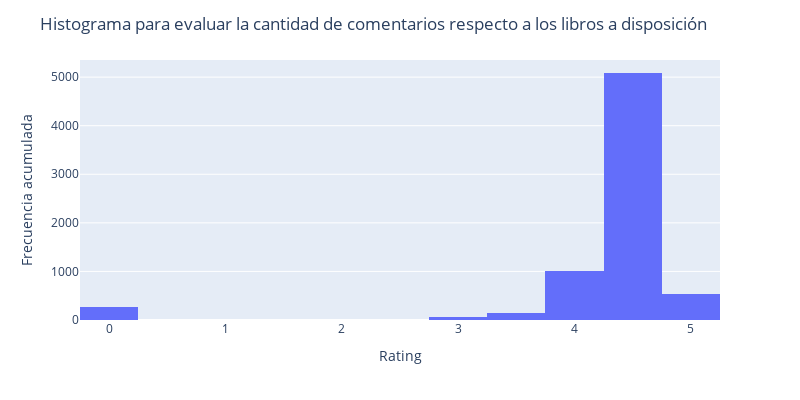

The cell this chart's notebook holds for it:
### Code cell
num_barras_sturges = int(1 + np.log2(len(books_no_Out['Rating'])))
fig_compare = exp.histogram(books_no_Out['Rating'], nbins=num_barras_sturges)
fig_compare.update_layout(title='Histograma para evaluar la cantidad de comentarios respecto a los libros a disposición',
                          showlegend=False,
                          width=800,
                          height=400,
                          xaxis_title='Rating',
                          yaxis_title='Frecuencia acumulada')
fig_compare.show()

### Figure 1 — Plotly figure (JSON) as saved in the notebook; plotly's stock layout.template omitted (floating-point values rounded to 4 significant figures; data arrays with more than 128 entries replaced by an {"elided": "..."} marker saying what was removed)
{"data": [{"alignmentgroup": "True", "bingroup": "x", "hovertemplate": "variable=Rating<br>value=%{x}<br>count=%{y}<extra></extra>", "legendgroup": "Rating", "marker": {"color": "#636efa", "pattern": {"shape": ""}}, "name": "Rating", "nbinsx": 13, "offsetgroup": "Rating", "orientation": "v", "showlegend": true, "type": "histogram", "x": {"elided": "7118 float values"}, "xaxis": "x", "yaxis": "y"}], "layout": {"barmode": "relative", "height": 400, "legend": {"title": {"text": "variable"}, "tracegroupgap": 0}, "margin": {"t": 60}, "showlegend": false, "title": {"text": "Histograma para evaluar la cantidad de comentarios respecto a los libros a disposición"}, "width": 800, "xaxis": {"anchor": "y", "domain": [0, 1], "title": {"text": "Rating"}}, "yaxis": {"anchor": "x", "domain": [0, 1], "title": {"text": "Frecuencia acumulada"}}}}
